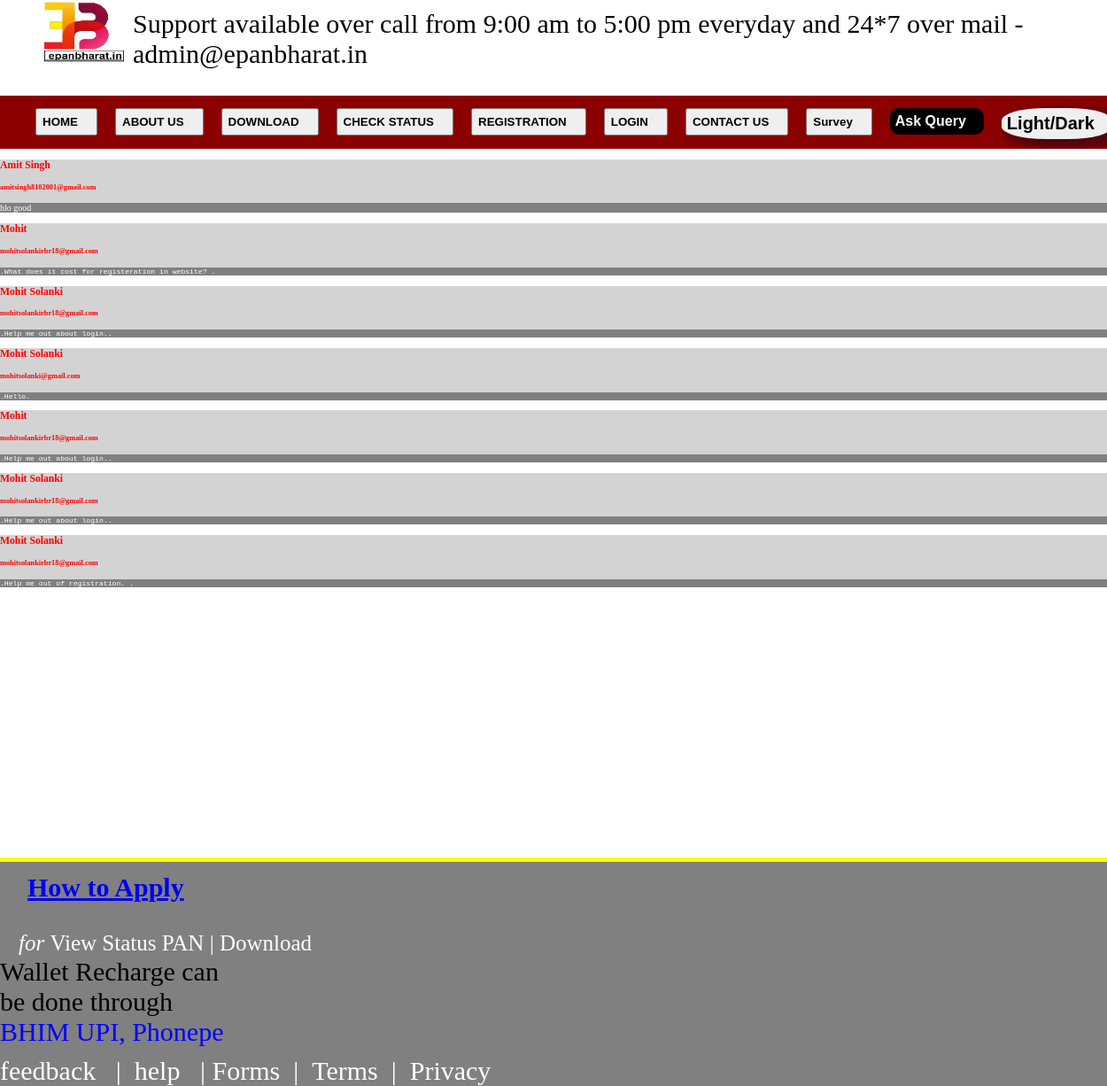
Page /feedback.php on the committed database.
### tables this page shows
CREATE TABLE `queries` (
  `id` int(255) NOT NULL,
  `name` varchar(255) NOT NULL,
  `email` varchar(255) NOT NULL,
  `query` longtext NOT NULL,
  `date` text NOT NULL,
  `query_type` varchar(255) NOT NULL,
  `status` varchar(255) NOT NULL
);

### feedback.php (the view)
<?php include ('header.php'); ?>
<body style="margin:0;">
	<div style="height:800px;overflow:scroll;">
<?php
include ('connection.php');
$sel = "select * from queries ORDER BY id DESC";
$query = mysqli_query($con,$sel);
if($query > 0){
		while($row = mysqli_fetch_array($query)) {?>
<div style="height:relative;width:100%;background:lightgray;color:red;">
	<h3><?php echo $row['name']; ?></h3>
	<h5><?php echo $row['email']; ?></h5>
	<div style="background:gray;color:white;">
		<p><?php echo $row['query']; ?></p>
	</div>
</div>
<?php
}
}
?>
	</div>
</body>
<?php include ('bottom.php'); ?>

### header.php (shortened to what this page needs)
<html>
<head>
</head>
<body onload="mufunction()">
<div class="kk">
    <img src="logo.jpg" class="uu">
</div>
<div class="ani">
    <marquee behavior="" class="pp" scrollamount="7" onmouseover="javascript:stop()" onmouseout="javascript:start()">
        Support available over call from 9:00 am to 5:00 pm
        everyday and 24*7 over mail - admin@epanbharat.in </marquee>
</div>
<div class="pan" id="navbar">
    <nav>
        <a href="javascript:void(0)"><button onclick="home()"><b>HOME</b></button></a>
        <a href="javascript:void(0)"><button onclick="about()"><b>ABOUT US</b></button></a>
        <a href="javascript:void(0)"><button onclick="dawnlod()"><b>DOWNLOAD</b></button></a>
        <a href="javascript:void(0)"><button onclick="dd()"><b>CHECK STATUS</b></button></a>
        <a href="javascript:void(0)"><button onclick="reg()"><b> REGISTRATION</b></button></a>
        <a href="javascript:void(0)"> <button onclick="login()"><b>LOGIN</b></button></a>
        <a href="javascript:void(0)"><button onclick="contact()"><b>CONTACT US</b></button></a>
		<a href="javascript:void(0)"><button onclick="opensurvey()"><b>Survey</b></button></a>
        <a href="javascript:void(0)"><button class="open-button" onclick="openForm()"><b>Ask Query</b></button></a>
        <a href="javascript:void(0)"><button onclick="myyFunction()" class="ld"><b>Light/Dark</b></button></a>
    </nav>
</div>
</body>
</html>

### bottom.php (shortened to what this page needs)
<html>
<body>
    <div class="min">
               <div class="qq"></div>
            <div class="hh"><a href="howtoapply.php"><strong>How to Apply</strong></a></div>
            <div class="em"><em>for </em> View Status PAN | Download</div>
            <div class="ww">Wallet Recharge can <br> be done through<br><text style="color:blue;">
                    BHIM UPI, Phonepe</text>
                </div>
                <div class="btr"><a href="feedback.php">feedback &nbsp;</a> |&nbsp <a href="help.php">help &nbsp;</a> |
                    <a href=""> Forms </a>&nbsp;|&nbsp;<a href="T&C.php">&nbsp;Terms&nbsp;</a>&nbsp;|&nbsp;<a href="privacy.php">&nbsp;Privacy&nbsp;</a>&nbsp;
                </div>
        </div>
</body>
</html>

### header.php (style rules this page uses)
html { font-size: 62.5%; }
.ani { margin-top: -6rem; padding-bottom: 3rem; margin-left: 15rem; }
.pp { font-size: 3rem; background: white; animation-name: amit; animation-duration: 3s; animation-iteration-count: infinite; }
.pan { padding-left: 2rem; padding-right: 2rem; background-color: darkred; height: 6rem; width: 100%; z-index: 1; }
.pan button { margin-top: 1.4rem; padding: .6rem; margin-left: 2rem; padding-right: 2rem; }
.uu { width: 9rem; height: 7rem; margin-left: 5rem; position: relative; }
nav { width:100%; }
#navbar { overflow: hidden; }
#navbar a { float: left; display: block; font-size: 1.3rem; }
.open-button { background-color: #000; color: #fff; padding: 2rem; border: none; border-radius: 1rem; font-size: 1.6rem; }
.ld { box-shadow:8px 5px 8px 5px rgba(20,10,30,0.5); border:none; border-radius:40%; font-size:2rem; }

### bottom.php (style rules this page uses)
html { font-size: 62.5%; }
.min { background:gray; }
.qq { background-color: yellow; height: 0.5rem; width: 100%; }
.hh { color: white; font-size: 3rem; margin-left: 3rem; padding: 0.1rem; }
.em { color: white; font-size: 2.5rem; margin-left: 2rem; margin-top: 3rem; padding: 0.1rem; }
.ww { margin-left: 0rem; margin-top: 6rem; color: red; font-size: 3rem; }
.btr { padding-top: 1rem; color: white; background:gray; font-size: 3rem; width: 100%; }
.btr a { color:white; text-decoration:none; }

### rows in the picture
queries: name "Amit Singh", email "amitsingh8102001@gmail.com", query "hlo good"
queries: name "Mohit", email "mohitsolankirbr18@gmail.com", query ".What does it cost for registeration in website? ."
queries: name "Mohit Solanki", email "mohitsolankirbr18@gmail.com", query ".Help me out about login.."
queries: name "Mohit Solanki", email "mohitsolanki@gmail.com", query ".Hello."
queries: name "Mohit", email "mohitsolankirbr18@gmail.com", query ".Help me out about login.."
queries: name "Mohit Solanki", email "mohitsolankirbr18@gmail.com", query ".Help me out about login.."
queries: name "Mohit Solanki", email "mohitsolankirbr18@gmail.com", query ".Help me out of registration. ."
